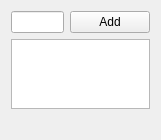
           <widget class="QWidget" name="page_2">
            <property name="geometry">
             <rect>
              <x>0</x>
              <y>0</y>
              <width>161</width>
              <height>139</height>
             </rect>
            </property>
            <attribute name="label">
             <string>ADD PRICES</string>
            </attribute>
            <layout class="QVBoxLayout" name="verticalLayout_9">
             <item>
              <layout class="QHBoxLayout" name="horizontalLayout_11">
               <item>
                <widget class="QLineEdit" name="txt_name"/>
               </item>
               <item>
                <spacer name="horizontalSpacer_17">
                 <property name="orientation">
                  <enum>Qt::Horizontal</enum>
                 </property>
                 <property name="sizeHint" stdset="0">
                  <size>
                   <width>40</width>
                   <height>20</height>
                  </size>
                 </property>
                </spacer>
               </item>
               <item>
                <widget class="QPushButton" name="btn_select">
                 <property name="text">
                  <string>Add</string>
                 </property>
                </widget>
               </item>
              </layout>
             </item>
             <item>
              <widget class="QTableView" name="all_rows">
               <property name="sortingEnabled">
                <bool>true</bool>
               </property>
              </widget>
             </item>
             <item>
              <widget class="QLabel" name="lbl_descript">
               <property name="text">
                <string/>
               </property>
              </widget>
             </item>
            </layout>
           </widget>
